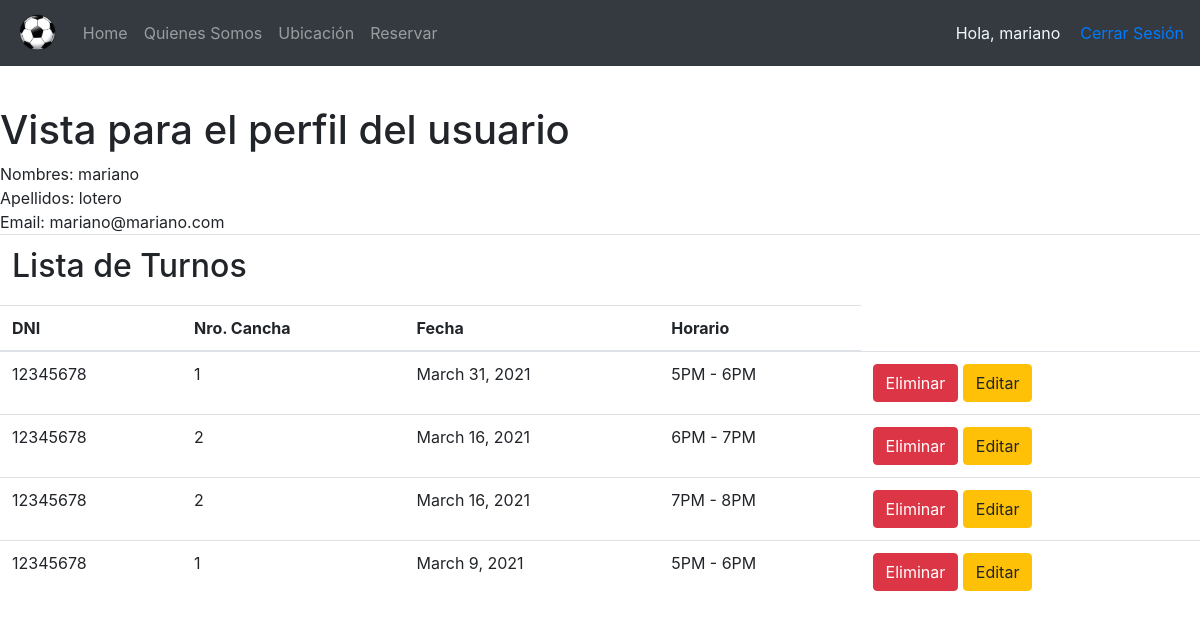
The app's page /Perfil/ (signed in), older data.
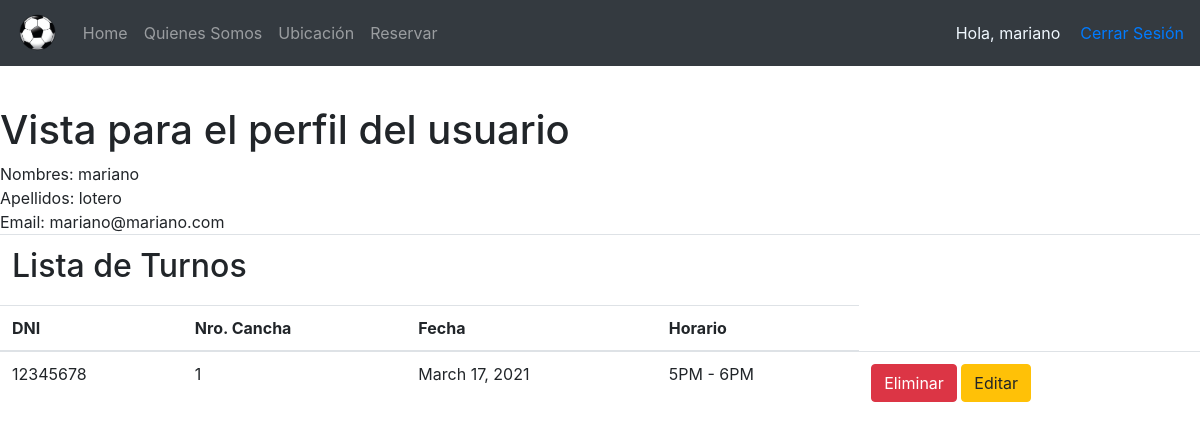
The same page, newer data.
### turnos/models.py (models this page shows, shortened)
class Turno(models.Model):
    dia = models.DateField()
    hora = models.CharField(blank=False, null=False, max_length=20, choices=HORARIOS)
    persona = models.ForeignKey(Usuario, on_delete=models.CASCADE)
    cancha = models.ForeignKey(Cancha, blank=False, null=False, on_delete=models.CASCADE)
    class Meta:
        ordering = ['dia']

### users/models.py (models this page shows, shortened)
class Usuario(AbstractBaseUser, PermissionsMixin):
    username = models.CharField("Usuario", unique=True, max_length=50)
    first_name = models.CharField("Nombres", max_length=200)
    surname = models.CharField("Apellidos", max_length=200)
    dni = models.CharField("Dni", unique=True, max_length=8)
    email = models.EmailField(_('email address'), unique=True)
    is_staff = models.BooleanField(default=False)
    is_active = models.BooleanField(default=True)
    date_joined = models.DateTimeField(default=timezone.now)
    USERNAME_FIELD = 'username'
    REQUIRED_FIELDS = ['email' ,'dni', 'first_name' , 'surname']
    objects = CustomUserManager()

### turnos/views.py (the view)
# urls.py: path('Perfil/', FormularioTurnosView.lista_turnos, name='lista_turnos'),
    def lista_turnos(request):
        actual_user = request.user.id
        data = {
            'turnos': Turno.objects.filter(persona_id=request.user.id).order_by('-dia')[:20],
        }
        return render(request, 'accounts/registrados/perfil.html', data)

### templates/accounts/registrados/perfil.html (shortened to what this page needs)
{% extends 'accounts/header.html' %}
{% load static %}
    {% block content %}
    <link rel="stylesheet" href="https://stackpath.bootstrapcdn.com/bootstrap/4.4.1/css/bootstrap.min.css">
</head>
<body>
    <h1>Vista para el perfil del usuario</h1>
    <div>
        <div>
            <span class="data">Nombres:  </span><span>{{ user.first_name }}</span>
        </div>
        <div>
            <span class="data">Apellidos:  </span><span>{{ user.surname }}</span>
        </div>
        <div>
            <span class="data">Email:  </span><span>{{ user.email }}</span>
        </div>
    </div>
    <table class="table">
        <thead>
            <tr>
                <td colspan="6"><h2>Lista de Turnos</h2></td>
             </tr>
          <tr>
            <th scope="col">DNI</th>
            <th scope="col">Nro. Cancha</th>
            <th scope="col">Fecha</th>
            <th scope="col">Horario</th>
          </tr>
        </thead>
        <tbody>
        {% for i in turnos %}
            <tr>
                <td>{{ i.persona.dni }}</td>
                <td>{{ i.cancha_id }}</td>
                <td>{{ i.dia }}</td>
                <td>{{ i.hora }}</td>
                <td>
                    <a class="btn btn-danger" href="{% url 'eliminar' i.id %}">Eliminar</a>
                    <a class="btn btn-warning" href="{% url 'editar_turno' i.id %}">Editar</a>
                </td>
            </tr>
        {% endfor %}
        </tbody>
      </table>
    {% endblock %}

Row changes from the older to the newer data that the page shows:
removed Turno: persona.dni "12345678", cancha_id "1", dia "March 31, 2021", hora "5PM - 6PM"
removed Turno: persona.dni "12345678", cancha_id "2", dia "March 16, 2021", hora "6PM - 7PM"
removed Turno: persona.dni "12345678", cancha_id "2", dia "March 16, 2021", hora "7PM - 8PM"
removed Turno: persona.dni "12345678", cancha_id "1", dia "March 9, 2021", hora "5PM - 6PM"
added Turno: persona.dni "12345678", cancha_id "1", dia "March 17, 2021", hora "5PM - 6PM"
